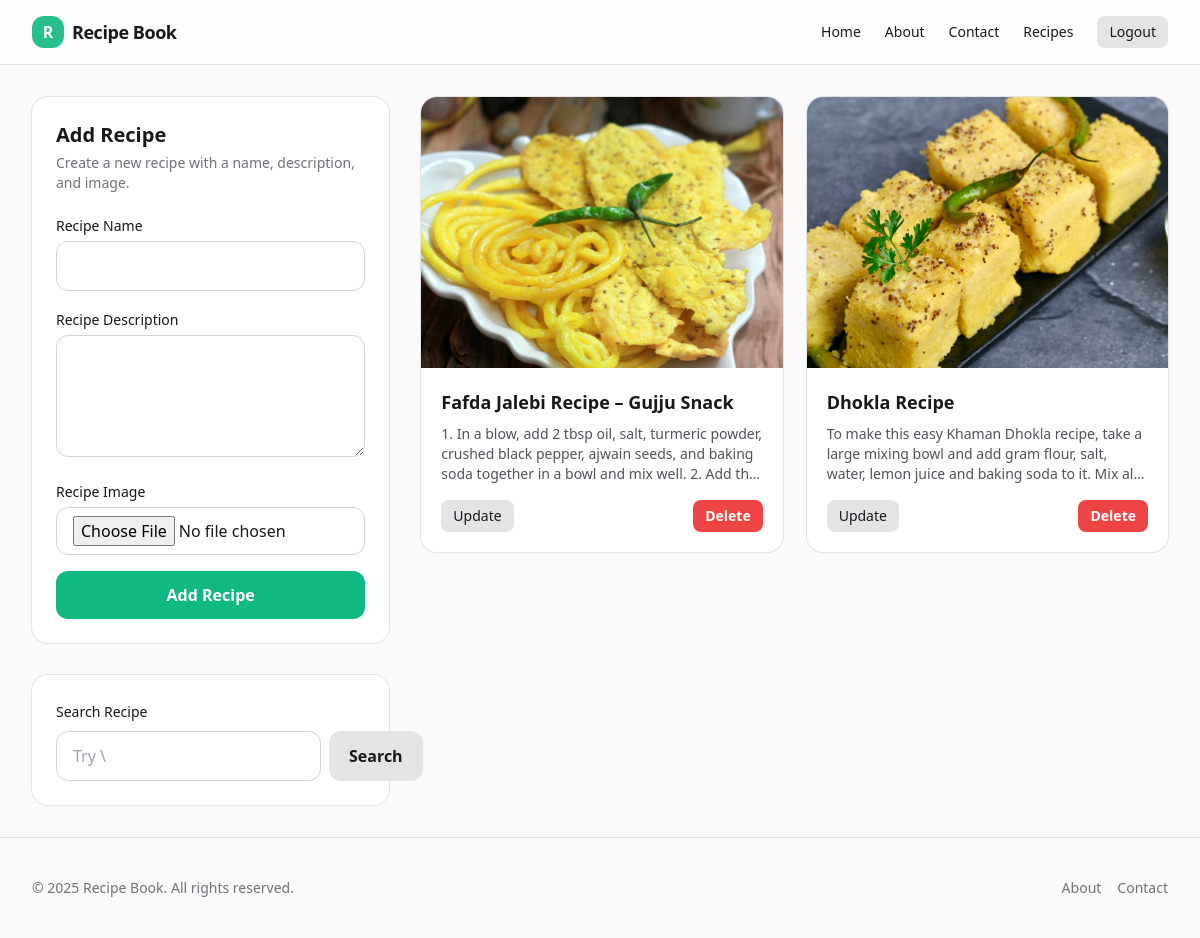
Page /recipes/ (signed in) on the committed database.
### veggie/models.py (models this page shows)
class Recipes(models.Model):
    user = models.ForeignKey(User , on_delete = models.SET_NULL, null = True , blank = True)
    recipe_name = models.CharField(max_length = 100)
    recipe_description = models.TextField()
    recipe_image = models.ImageField(upload_to = "recipes")

### veggie/views.py (the view, shortened to what this page needs)
# urls.py: path('recipes/', recipes,name="recipes"),
@login_required(login_url='/register/')
def recipes(request):
    queryset = Recipes.objects.all()
    if request.GET.get('search'):
        queryset = queryset.filter(recipe_name__icontains = request.GET.get('search'))
        queryset = queryset.filter(recipe_description__icontains = request.GET.get('search'))
    context = {'recipes' : queryset}
    return render(request, 'recipes.html', context)

### veggie/templates/recipes.html (shortened to what this page needs)
{% extends "base.html" %}
{% block start %}
<section class="grid grid-cols-1 lg:grid-cols-3 gap-8">
  <div class="lg:col-span-1">
    <form class="rounded-2xl bg-white dark:bg-zinc-800 shadow-sm ring-1 ring-zinc-200 dark:ring-zinc-700 p-6" method="post" enctype="multipart/form-data">
      <h2 class="text-xl font-semibold">Add Recipe</h2>
      <p class="text-sm text-zinc-500 mt-1">Create a new recipe with a name, description, and image.</p>
      <div class="mt-5 grid gap-4">
        <div>
          <label class="text-sm font-medium">Recipe Name</label>
          <input name="recipe_name" required type="text" class="mt-1 w-full rounded-xl border border-zinc-300 dark:border-zinc-700 bg-white dark:bg-zinc-900 px-4 py-3 focus:outline-none focus:ring-2 focus:ring-emerald-500" />
        </div>
        <div>
          <label class="text-sm font-medium">Recipe Description</label>
          <textarea name="recipe_description" rows="4" required class="mt-1 w-full rounded-xl border border-zinc-300 dark:border-zinc-700 bg-white dark:bg-zinc-900 px-4 py-3 focus:outline-none focus:ring-2 focus:ring-emerald-500"></textarea>
        </div>
        <div>
          <label class="text-sm font-medium">Recipe Image</label>
          <input name="recipe_image" type="file" class="mt-1 w-full rounded-xl border border-zinc-300 dark:border-zinc-700 bg-white dark:bg-zinc-900 px-4 py-2 focus:outline-none focus:ring-2 focus:ring-emerald-500" />
        </div>
        <button type="submit" class="inline-flex items-center justify-center rounded-xl bg-emerald-500 hover:bg-emerald-600 px-5 py-3 text-white font-semibold">Add Recipe</button>
      </div>
    </form>
    <form action="" class="mt-8 rounded-2xl bg-white dark:bg-zinc-800 shadow-sm ring-1 ring-zinc-200 dark:ring-zinc-700 p-6">
      <label class="text-sm font-medium">Search Recipe</label>
      <div class="mt-2 flex gap-2">
        <input name="search" type="text" placeholder="Try \"Pasta\"" class="flex-1 rounded-xl border border-zinc-300 dark:border-zinc-700 bg-white dark:bg-zinc-900 px-4 py-3 focus:outline-none focus:ring-2 focus:ring-emerald-500" />
        <button type="submit" class="inline-flex items-center justify-center rounded-xl bg-zinc-200 hover:bg-zinc-300 dark:bg-zinc-700 dark:hover:bg-zinc-600 px-5 py-3 font-semibold">Search</button>
      </div>
    </form>
  </div>
  <div class="lg:col-span-2">
    <div class="grid grid-cols-1 sm:grid-cols-2 xl:grid-cols-3 gap-6">
      {% for recipe in recipes %}
      <div class="rounded-2xl overflow-hidden bg-white dark:bg-zinc-800 shadow-sm ring-1 ring-zinc-200 dark:ring-zinc-700">
        <div class="aspect-[4/3] bg-zinc-100 dark:bg-zinc-900">
          <img src="/media/{{recipe.recipe_image}}" alt="{{recipe.recipe_name}}" class="h-full w-full object-cover" />
        </div>
        <div class="p-5">
          <h3 class="font-semibold text-lg truncate">{{recipe.recipe_name}}</h3>
          <p class="mt-2 text-sm text-zinc-600 dark:text-zinc-300 line-clamp-3">{{recipe.recipe_description}}</p>
          <div class="mt-4 flex items-center justify-between">
            <a href="/update-recipe/{{recipe.id}}/" class="inline-flex items-center rounded-lg bg-zinc-200 hover:bg-zinc-300 dark:bg-zinc-700 dark:hover:bg-zinc-600 px-3 py-1.5 text-sm font-medium">Update</a>
            <a href="/delete-recipe/{{recipe.id}}/" class="inline-flex items-center rounded-lg bg-red-500 hover:bg-red-600 px-3 py-1.5 text-sm font-semibold text-white">Delete</a>
          </div>
        </div>
      </div>
      {% empty %}
      <div class="col-span-full text-center text-zinc-500">No recipes found.</div>
      {% endfor %}
    </div>
  </div>
</section>
{% endblock %}

### home/templates/base.html (shortened to what this page needs)
<!DOCTYPE html>
<html lang="en">
<head>
  <script src="https://cdn.tailwindcss.com"></script>
</head>
<body class="bg-zinc-50 text-zinc-900 dark:bg-zinc-900 dark:text-zinc-100">
  <header class="sticky top-0 z-40 backdrop-blur supports-[backdrop-filter]:bg-white/60 bg-white/80 dark:bg-zinc-900/80 border-b border-zinc-200 dark:border-zinc-800">
    <nav class="mx-auto max-w-7xl px-4 sm:px-6 lg:px-8">
      <div class="flex h-16 items-center justify-between">
        <a href="/" class="flex items-center gap-2">
          <span class="inline-flex h-8 w-8 items-center justify-center rounded-xl bg-emerald-500/90 text-white font-semibold">R</span>
          <span class="text-lg font-semibold tracking-tight">Recipe Book</span>
        </a>
        <div class="hidden md:flex items-center gap-6">
          <a href="/" class="text-sm font-medium hover:text-emerald-600">Home</a>
          <a href="/about" class="text-sm font-medium hover:text-emerald-600">About</a>
          <a href="/contact" class="text-sm font-medium hover:text-emerald-600">Contact</a>
          {% if request.user.is_authenticated %}
          <a href="/recipes/" class="text-sm font-medium hover:text-emerald-600">Recipes</a>
          <a href="/logout/" class="inline-flex items-center rounded-lg bg-zinc-200 hover:bg-zinc-300 dark:bg-zinc-800 dark:hover:bg-zinc-700 px-3 py-1.5 text-sm font-medium">Logout</a>
          {% else %}
          <a href="/login/" class="inline-flex items-center rounded-lg bg-emerald-500 hover:bg-emerald-600 px-3 py-1.5 text-sm font-semibold text-white">Login</a>
          {% endif %}
        </div>
      </div>
    </nav>
  </header>
  <main class="mx-auto max-w-7xl px-4 sm:px-6 lg:px-8 py-8">
    {% block start %}{% endblock %}
  </main>
  <footer class="border-t border-zinc-200 dark:border-zinc-800 py-10">
    <div class="mx-auto max-w-7xl px-4 sm:px-6 lg:px-8 text-sm text-zinc-500 dark:text-zinc-400">
      <div class="flex flex-col sm:flex-row items-center justify-between gap-4">
        <p>© {{ now|default:2025 }} Recipe Book. All rights reserved.</p>
        <div class="flex items-center gap-4">
          <a href="/about" class="hover:text-emerald-600">About</a>
          <a href="/contact" class="hover:text-emerald-600">Contact</a>
        </div>
      </div>
    </div>
  </footer>
</body>
</html>

### home/templates/base.html (style rules this page uses)
:root { color-scheme: light dark; }
html { font-family: Inter, system-ui, -apple-system, Segoe UI, Roboto, Ubuntu, Cantarell, Noto Sans, Helvetica Neue, Arial, "Apple Color Emoji", "Segoe UI Emoji"; }

### rows in the picture
Recipes: recipe_image (picture), recipe_name "Fafda Jalebi Recipe – Gujju Snack", recipe_description "1. In a blow, add 2 tbsp oil, salt, turmeric powder, crushed black pepper, ajwain seeds, and baking soda together in a bowl and mix well. 2. Add…"
Recipes: recipe_image (picture), recipe_name "Dhokla Recipe", recipe_description "To make this easy Khaman Dhokla recipe, take a large mixing bowl and add gram flour, salt, water, lemon juice and baking soda to it. Mix…"

### other values in the picture
{{ now|default:2025 }} "2025"
